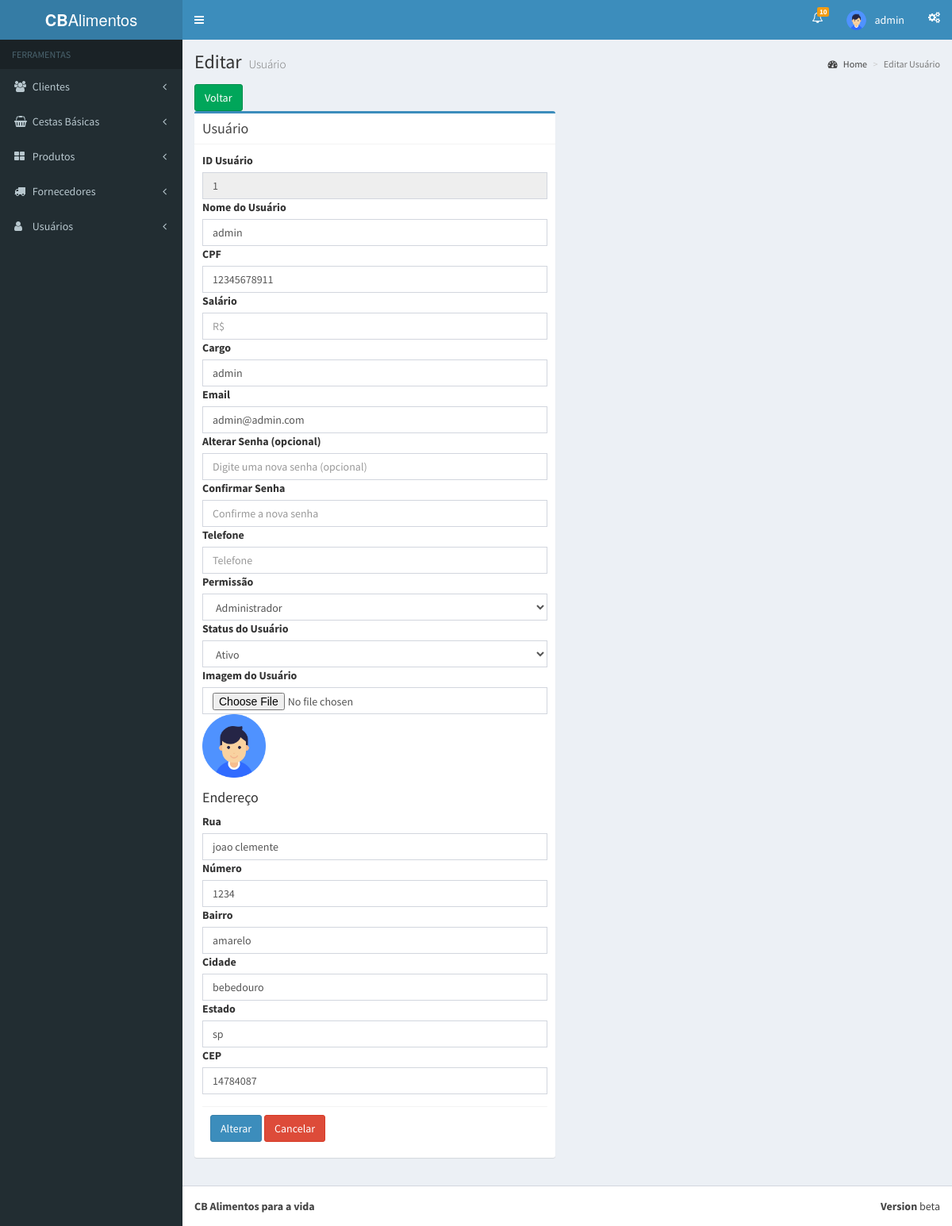
The page /views/usuarios/editusuario.php?id=1 (signed in) on the database its author committed.
### tables this page shows
CREATE TABLE `usuario` (
  `idusuario` int(11) NOT NULL,
  `nomeUsuario` varchar(45) NOT NULL,
  `cpf` varchar(14) NOT NULL,
  `salario` varchar(12) DEFAULT NULL,
  `cargo` varchar(45) DEFAULT NULL,
  `email` varchar(45) DEFAULT NULL,
  `senha` varchar(45) DEFAULT NULL,
  `telefone` varchar(15) DEFAULT NULL,
  `endereco_idendereco` int(11) NOT NULL,
  `permissao` tinyint(4) DEFAULT NULL,
  `imagem` varchar(100) DEFAULT NULL,
  `ativo` tinyint(4) DEFAULT NULL
);

CREATE TABLE `endereco` (
  `idendereco` int(11) NOT NULL,
  `rua` varchar(45) NOT NULL,
  `numero` varchar(45) NOT NULL,
  `bairro` varchar(45) NOT NULL,
  `cidade` varchar(45) NOT NULL,
  `estado` varchar(2) NOT NULL,
  `cep` varchar(45) NOT NULL
);

### App/Models/connect.php (called while the page is built, shortened)
<?php
class Connect
{
	var $localhost = "localhost";
	var $root = "root";
	var $passwd = "";
	public function __construct()
	{
		$this->SQL = mysqli_connect($this->localhost, $this->root, $this->passwd);
	}
}

### App/Models/usuario.class.php (called while the page is built, shortened)
<?php
 require_once 'connect.php';
  class Usuario extends Connect
 {
  public function editUsuario($idusuario)
  {
    $queryUsuario = "SELECT * FROM `usuario` WHERE `idusuario` = '$idusuario'";
    if ($resultUsuario = mysqli_query($this->SQL, $queryUsuario) or die(mysqli_error($this->SQL))) {
        if ($rowUsuario = mysqli_fetch_array($resultUsuario)) {
            $idusuario = $rowUsuario['idusuario'];
            $nomeUsuario = $rowUsuario['nomeUsuario'];
            $cpf = $rowUsuario['cpf'];
            $salario = $rowUsuario['salario'];
            $cargo = $rowUsuario['cargo'];
            $email = $rowUsuario['email'];
            $telefone = $rowUsuario['telefone'];
            $permissao = $rowUsuario['permissao'];
            $imagem = $rowUsuario['imagem'];
            $ativo = $rowUsuario['ativo'];
            $idendereco = $rowUsuario['endereco_idendereco'];
            $queryEndereco = "SELECT * FROM `endereco` WHERE `idendereco` = '$idendereco'";
            $resultEndereco = mysqli_query($this->SQL, $queryEndereco) or die(mysqli_error($this->SQL));
            if ($rowEndereco = mysqli_fetch_array($resultEndereco)) {
                $rua = $rowEndereco['rua'];
                $numero = $rowEndereco['numero'];
                $bairro = $rowEndereco['bairro'];
                $cidade = $rowEndereco['cidade'];
                $estado = $rowEndereco['estado'];
                $cep = $rowEndereco['cep'];
                $array = array(
                    'Usuario' => [
                        'idusuario' => $idusuario,
                        'nomeUsuario' => $nomeUsuario,
                        'cpf' => $cpf,
                        'salario' => $salario,
                        'cargo' => $cargo,
                        'email' => $email,
                        'telefone' => $telefone,
                        'permissao' => $permissao,
                        'imagem' => $imagem,
                        'ativo' => $ativo
                    ],
                    'Endereco' => [
                        'rua' => $rua,
                        'numero' => $numero,
                        'bairro' => $bairro,
                        'cidade' => $cidade,
                        'estado' => $estado,
                        'cep' => $cep
                    ]
                );
                return $array;
            } else {
                return array('error' => 'Endereço não encontrado.');
            }
        }
    } else {
        return 0;
    }
  }
 }
 $usuario = new Usuario;

### views/usuarios/editusuario.php (the view, shortened to what this page needs)
<?php
require_once '../../App/auth.php';
require_once '../../layout/script.php';
require_once '../../App/Models/usuario.class.php';
echo $head;
echo $header;
echo $aside;
echo '<div class="content-wrapper">';
echo '
    <section class="content-header">
      <h1>
        Editar <small>Usuário</small>
      </h1>
      <ol class="breadcrumb">
        <li><a href="../"><i class="fa fa-dashboard"></i> Home</a></li>
        <li class="active">Editar Usuário</li>
      </ol>
    </section>
    <section class="content">
      <div class="">';
echo ' <a href="./" class="btn btn-success">Voltar</a>
      <div class="row">
';
        if(isset($_GET['id'])){
            $idusuario = $_GET['id'];
            $resp = $usuario->editUsuario($idusuario);
echo'
        <div class="col-md-6">
          <div class="box box-primary">
            <div class="box-header with-border">
              <h3 class="box-title">Usuário</h3>
            </div>
            <form name="meuFormulario" role="form" action="../../App/Database/insertuser.php" method="POST" onsubmit="return validarFormulario() && removerEspacos()">
              <div class="box-body">
                <div class="form-group">
                 <label for="username">ID Usuário</label>
                  <input type="text" name="username" class="form-control" id="username" placeholder="Nome" value="' . $resp['Usuario']['idusuario'] . '" maxlength="45" disabled>
                  <label for="username">Nome do Usuário</label>
                  <input type="text" name="username" class="form-control" id="username" placeholder="Nome" value="' . $resp['Usuario']['nomeUsuario'] . '" maxlength="45" required>
                  <label for="cpf">CPF</label>
                  <input type="text" name="cpf" class="form-control" id="cpf" placeholder="CPF" value="' . $resp['Usuario']['cpf'] . '" maxlength="14" oninput="aplicarMascaraCPF(this)" required>
                  <label for="salario">Salário</label>
                  <input type="text" name="salario" class="form-control" id="salario" placeholder="R$" value="' . $resp['Usuario']['salario'] . '" oninput="mascaraValor(this)" required>
                  <label for="cargo">Cargo</label>
                  <input type="text" name="cargo" class="form-control" id="cargo" placeholder="Cargo" value="' . $resp['Usuario']['cargo'] . '" maxlength="45" required>
                  <label for="email">Email</label>
                  <input type="email" name="email" class="form-control" id="email" placeholder="Email" value="' . $resp['Usuario']['email'] . '" maxlength="45" required>
                  <label for="senha">Alterar Senha (opcional)</label>
                  <input type="password" name="senha" class="form-control" id="senha" placeholder="Digite uma nova senha (opcional)" maxlength="45" oninput="validarFormulario()" >
                  <label for="confirmar_senha">Confirmar Senha</label>
                  <input type="password" name="confirmar_senha" class="form-control" id="confirmar_senha" placeholder="Confirme a nova senha" maxlength="45" oninput="validarFormulario()">
                  <label for="telefone">Telefone</label>
                  <input type="text" name="telefone" class="form-control" id="telefone" placeholder="Telefone" value="' . $resp['Usuario']['telefone'] . '" maxlength="15" oninput="aplicarMascaraTelefone(this)" required>
                  <label for="permissao">Permissão</label>
                  <select name="permissao" class="form-control" id="permissao">
                    <option value="1" ' . ($resp['Usuario']['permissao'] == 1 ? 'selected' : '') . '>Administrador</option>
                    <option value="2" ' . ($resp['Usuario']['permissao'] == 2 ? 'selected' : '') . '>Vendedor</option>
                  </select>
                  <label for="ativo">Status do Usuário</label>
                  <select name="ativo" class="form-control" id="ativo">
                    <option value="1" ' . ($resp['Usuario']['ativo'] == 1 ? 'selected' : '') . '>Ativo</option>
                    <option value="0" ' . ($resp['Usuario']['ativo'] == 0 ? 'selected' : '') . '>Inativo</option>
                  </select>
                  <label for="arquivo">Imagem do Usuário</label>
                  <input type="file" name="arquivo" class="form-control" id="arquivo">
                  <input type="hidden" name="imagem_atual" value="' . $resp['Usuario']['imagem'] . '">
                  <img src="../../views/' . $resp['Usuario']['imagem'] . '" alt="Imagem do Usuário" style="width:80px; height:80px;">
                </div>
                <div class="form-group">
      <h4 >Endereço</h4>
     <div class="form-group">
      <label for="rua">Rua</label>
      <input type="text" name="rua" class="form-control" id="rua" placeholder="Rua" value="'.$resp['Endereco']['rua'].'" maxlength="45" required>
      <label for="numero">Número</label>
      <input type="text" name="numero" class="form-control" id="numero" placeholder="Número" value="'.$resp['Endereco']['numero'].'" maxlength="8" required>
      <label for="bairro">Bairro</label>
      <input type="text" name="bairro" class="form-control" id="bairro" placeholder="Bairro" value="'.$resp['Endereco']['bairro'].'" maxlength="45" required>
      <label for="cidade">Cidade</label>
      <input type="text" name="cidade" class="form-control" id="cidade" placeholder="Cidade" value="'.$resp['Endereco']['cidade'].'" maxlength="45" required>
      <label for="estado">Estado</label>
      <input type="text" name="estado" class="form-control" id="estado" placeholder="Estado" value="'.$resp['Endereco']['estado'].'" maxlength="2" required>
      <label for="cep">CEP</label>
      <input type="text" name="cep" class="form-control" id="cep" placeholder="CEP" value="'.$resp['Endereco']['cep'].'" maxlength="9" oninput="aplicarMascaraCEP(this)" required>
    </div>
                <input type="hidden" name="idUsuario" value="' . $idUsuario . '">
                <input type="hidden" name="idusuario" value="'.$idusuario.'">
              </div>
              <div class="box-footer">
                <button type="submit" name="upload" class="btn btn-primary" value="Cadastrar">Alterar</button>
                <a class="btn btn-danger" href="../../views/usuarios">Cancelar</a>
              </div>
            </form>
          </div>
          </div>
</div>';
        }
echo '</div>';
echo '</div>';
echo '</div>';
echo  $footer;
echo $javascript;
?>

### rows shown on the page
usuario: username "1", username "admin", cpf "12345678911", cargo "admin", email "admin@admin.com", permissao "Administrador", ativo "Ativo", imagem (picture)
endereco: rua "joao clemente", numero "1234", bairro "amarelo", cidade "bebedouro", estado "sp", cep "14784087"

### other values the page prints
$username "admin"
